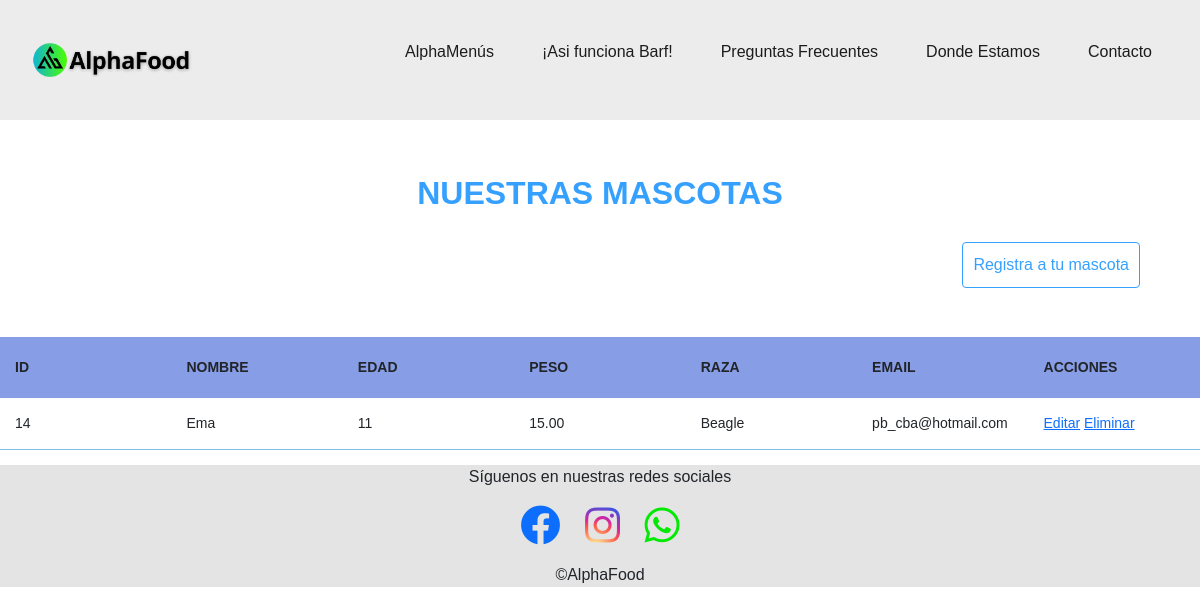
The app's page /mascotas/ with its own data.
### mascotas_app/models.py (models this page shows)
class Mascota(models.Model):
    id = models.AutoField(primary_key=True, verbose_name="ID")
    nombre = models.CharField(max_length=100, verbose_name="Nombre", null=False, blank=False)
    edad = models.IntegerField(verbose_name="Edad", null=False, blank=False)
    peso = models.DecimalField(max_digits=5, decimal_places=2, verbose_name="Peso", null=False, blank=False)
    raza = models.CharField(max_length=100, verbose_name="Raza", null=False, blank=False)
    email = models.EmailField(verbose_name="Email", null=False, blank=False)

### mascotas_app/views.py (the view)
# urls.py: path("mascotas/", include("mascotas_app.urls", namespace="mascotas_app")),
def mascotas(request):
    mascotas=Mascota.objects.all()
    return render (request, 'mascotas/index.html', {'mascotas':mascotas})

### mascotas_app/templates/mascotas/index.html (shortened to what this page needs)
{% extends "base.html" %}
{% block contenido %}
<h2>NUESTRAS MASCOTAS</h2>
<div class="contenedor_lista_mascotas">
    <a class="boton_ListaMascotas"href="{% url 'mascotas_app:registrar' %}" id="registrarMascota">Registra a tu mascota</a>
</div>
<br >
<table>
    <thead>
        <tr>
            <th>Id</th>
            <th>Nombre</th>
            <th>Edad</th>
            <th>Peso</th>
            <th>Raza</th>
            <th>Email</th>
            <th>Acciones</th>
        </tr>
    </thead>
    <tbody>
        {% for mascota in mascotas %}
            <tr>
                <td>{{ mascota.id }}</td>
                <td>{{ mascota.nombre }}</td>
                <td>{{ mascota.edad }}</td>
                <td>{{ mascota.peso }}</td>
                <td>{{ mascota.raza }}</td>
                <td>{{ mascota.email }}</td>
                <td>
                    <a href="{% url 'mascotas_app:editar' id=mascota.id %}" id="editarMascota{{ mascota.id }}">Editar</a>
                    <a href="{% url 'mascotas_app:eliminar' mascota.id %}" id="eliminarMascota{{ mascota.id }}">Eliminar</a>
                </td>
        {% endfor %}
 </tbody>
</table>
</body>
</html>
{% endblock %}

### mascotas_app/static/mascotas/css/styles2.css (style rules this page uses)
* { margin: 0; padding: 0; box-sizing: border-box; font-family: sans-serif; scroll-behavior: smooth; }
h2 { color: #36A0FF; font-weight: bold; padding-top: 20px; text-align: center; margin: 10px; }
.boton_ListaMascotas { text-decoration: none; display: inline-block; padding: 10px; margin-top: 10px; color:#36A0FF; border: 1px solid #36A0FF; border-radius: 4px; transition: all 400ms ease; }
.contenedor_lista_mascotas { display: flex; justify-content: right; align-items: center; padding: 10px; margin-right: 50px; }
table { width: 100%; border-collapse: collapse; font-size: 14px; table-layout: fixed; }
thead { background: rgba(73, 107, 218, 0.658); }
th { padding: 20px 15px; font-weight: 700; text-transform: uppercase; }
td { padding: 15px; border-bottom: solid 1px rgba(15, 133, 211, 0.534) }

### mascotas_app/static/mascotas/css/form.css (style rules this page uses)
div { margin-bottom: 15px; }

### records on screen
Mascota: id "14", nombre "Ema", edad "11", peso "15.00", raza "Beagle", email "pb_cba@hotmail.com"
